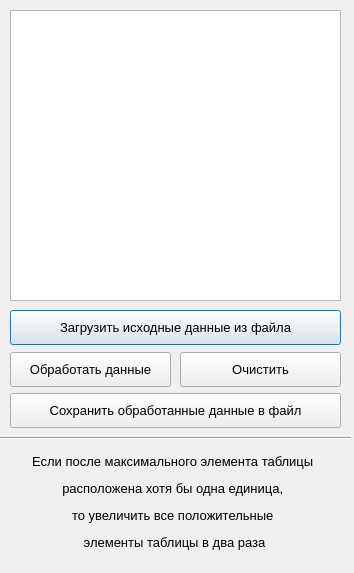
<?xml version="1.0" encoding="UTF-8"?>
<ui version="4.0">
 <class>Dialog</class>
 <widget class="QDialog" name="Dialog">
  <property name="geometry">
   <rect>
    <x>0</x>
    <y>0</y>
    <width>354</width>
    <height>573</height>
   </rect>
  </property>
  <property name="minimumSize">
   <size>
    <width>354</width>
    <height>573</height>
   </size>
  </property>
  <property name="maximumSize">
   <size>
    <width>354</width>
    <height>573</height>
   </size>
  </property>
  <property name="windowTitle">
   <string>Dialog</string>
  </property>
  <widget class="QPlainTextEdit" name="plainTextEdit">
   <property name="geometry">
    <rect>
     <x>10</x>
     <y>10</y>
     <width>331</width>
     <height>291</height>
    </rect>
   </property>
   <property name="font">
    <font>
     <family>Segoe UI</family>
     <pointsize>10</pointsize>
    </font>
   </property>
  </widget>
  <widget class="QPushButton" name="btn_upload_data">
   <property name="geometry">
    <rect>
     <x>10</x>
     <y>310</y>
     <width>331</width>
     <height>35</height>
    </rect>
   </property>
   <property name="font">
    <font>
     <family>Segoe UI</family>
     <pointsize>10</pointsize>
    </font>
   </property>
   <property name="text">
    <string>Загрузить исходные данные из файла</string>
   </property>
  </widget>
  <widget class="QPushButton" name="btn_process_data">
   <property name="geometry">
    <rect>
     <x>10</x>
     <y>352</y>
     <width>161</width>
     <height>35</height>
    </rect>
   </property>
   <property name="font">
    <font>
     <family>Segoe UI</family>
     <pointsize>10</pointsize>
    </font>
   </property>
   <property name="text">
    <string>Обработать данные</string>
   </property>
  </widget>
  <widget class="QPushButton" name="btn_clear">
   <property name="geometry">
    <rect>
     <x>180</x>
     <y>352</y>
     <width>161</width>
     <height>35</height>
    </rect>
   </property>
   <property name="font">
    <font>
     <family>Segoe UI</family>
     <pointsize>10</pointsize>
    </font>
   </property>
   <property name="text">
    <string>Очистить</string>
   </property>
  </widget>
  <widget class="QPushButton" name="btn_save_data">
   <property name="geometry">
    <rect>
     <x>10</x>
     <y>393</y>
     <width>331</width>
     <height>35</height>
    </rect>
   </property>
   <property name="font">
    <font>
     <family>Segoe UI</family>
     <pointsize>10</pointsize>
    </font>
   </property>
   <property name="text">
    <string>Сохранить обработанные данные в файл</string>
   </property>
  </widget>
  <widget class="QLabel" name="label_task_1">
   <property name="geometry">
    <rect>
     <x>4</x>
     <y>447</y>
     <width>341</width>
     <height>111</height>
    </rect>
   </property>
   <property name="font">
    <font>
     <family>Segoe UI</family>
     <pointsize>10</pointsize>
    </font>
   </property>
   <property name="text">
    <string>&lt;html&gt;&lt;head/&gt;&lt;body&gt;&lt;p align=&quot;center&quot;&gt;Если после максимального элемента таблицы &lt;/p&gt;&lt;p align=&quot;center&quot;&gt;расположена хотя бы одна единица, &lt;/p&gt;&lt;p align=&quot;center&quot;&gt;то увеличить все положительные &lt;/p&gt;&lt;p align=&quot;center&quot;&gt;элементы таблицы в два раза&lt;/p&gt;&lt;/body&gt;&lt;/html&gt;</string>
   </property>
  </widget>
  <widget class="Line" name="line">
   <property name="geometry">
    <rect>
     <x>0</x>
     <y>430</y>
     <width>351</width>
     <height>16</height>
    </rect>
   </property>
   <property name="orientation">
    <enum>Qt::Horizontal</enum>
   </property>
  </widget>
 </widget>
 <resources/>
 <connections/>
</ui>
